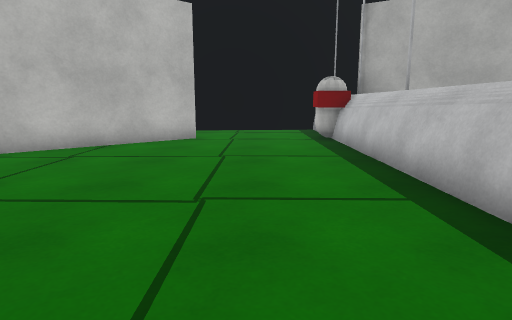
view 1 (above)

12 first-person views from a walk through a scene from a Unity 3-D project. The camera is 1.2 m above the floor, tilts 10° down and sees 75° across. The floor is counted in squares, 1 m on a side. Each view is taken from the middle of a square. On the plan, view 1 faces up. The plan holds only what a view shows up to about 14 squares ahead; the rest is blank. The place goes on beyond the plan. The player character is not drawn. Surface patterns are stand-ins for the level's own textures.

view 2
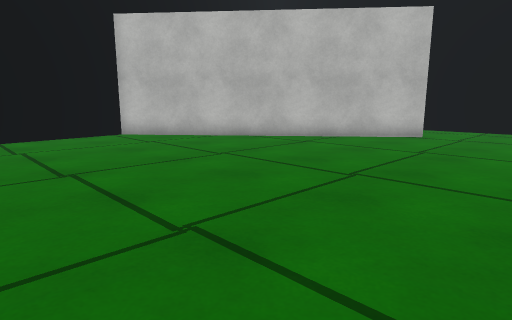

view 3
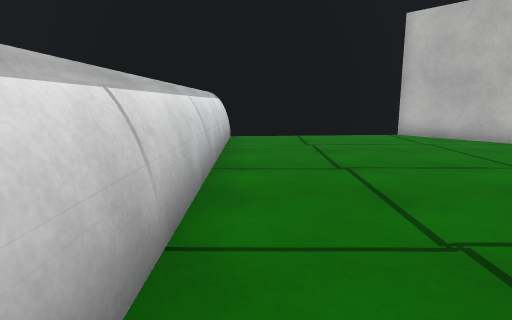

view 4
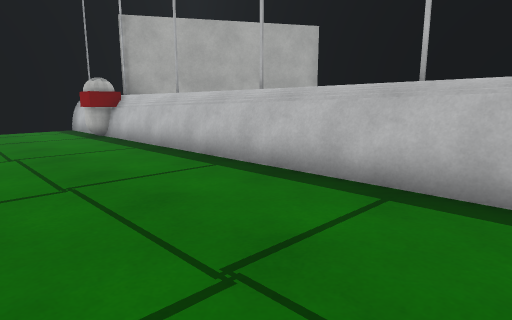

view 5
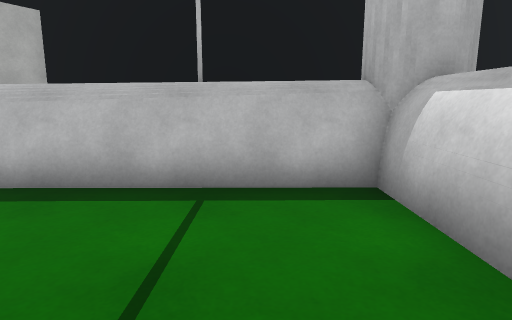

view 6
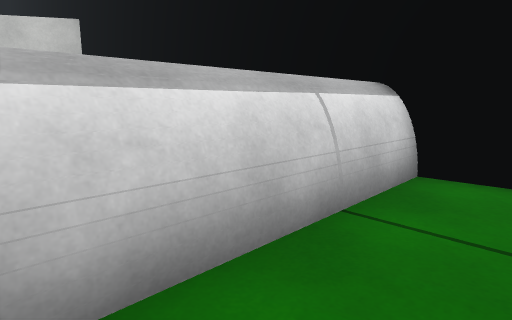

view 7
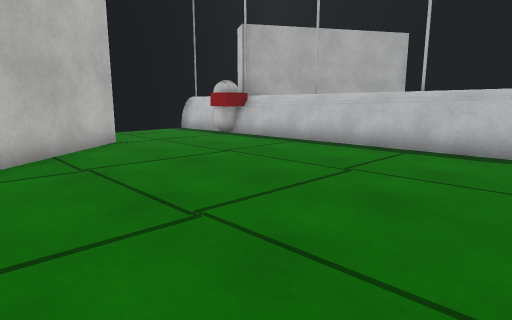

view 8
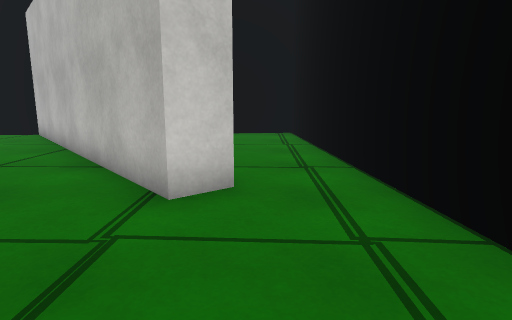

view 9
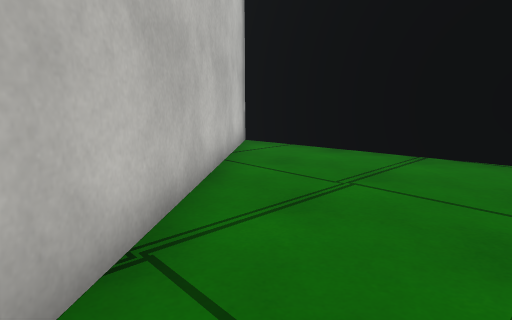

view 10
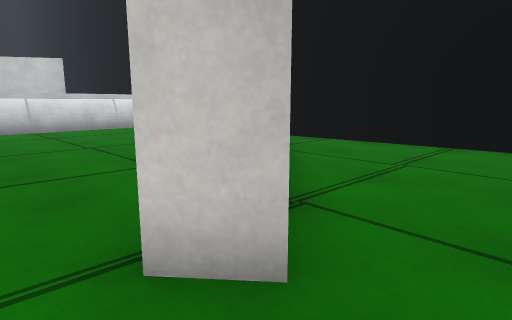

view 11
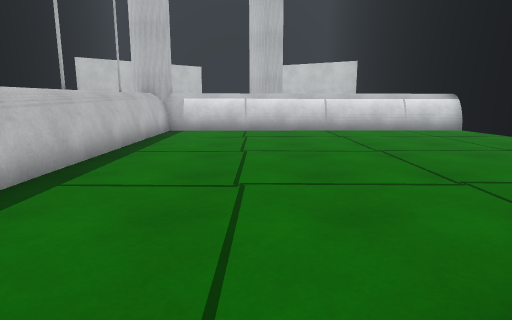

view 12
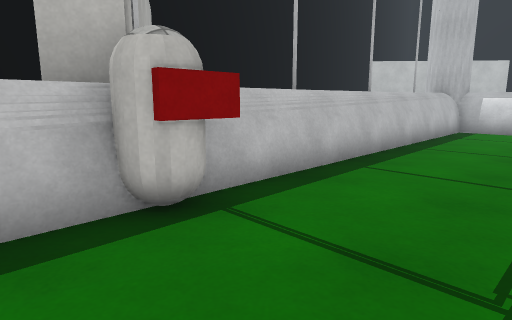

### Floor plan
Key: @ floor where view 1 was taken; # wall or solid block; . floor; ^ raised ledge; O other object.
Columns run from 11 left of view 1 to 4 right of it. Each row starts with its distance up from view 1.
 14 ###############
 13 #.............#
 12 #.............^#
 11 #......###...O##
 10 #.....###....O##
  9 #....###......#
  8 #...###.......^
  7 ##.##.........#
  6  ###..........#
  5  ##...........#
  4  #............#
  3  #............#
  2  #............^
  1  #............^#
  0  #.........@..^
 -1  #............^
 -2  #^^^^^^########
 -3  #######

Where each view was taken, in squares from view 1:
view 1: 0 up, 0 right, facing up
view 2: 1 down, 2 right, facing up-left
view 3: 1 down, 2 right, facing left
view 4: 1 down, 2 left, facing up-right
view 5: 0 up, 2 left, facing right
view 6: 0 up, 4 left, facing down-left
view 7: 1 up, 6 left, facing up-right
view 8: 12 up, 2 right, facing left
view 9: 13 up, 3 left, facing down-left
view 10: 13 up, 1 left, facing down-left
view 11: 12 up, 1 left, facing down
view 12: 13 up, 1 left, facing down-right
